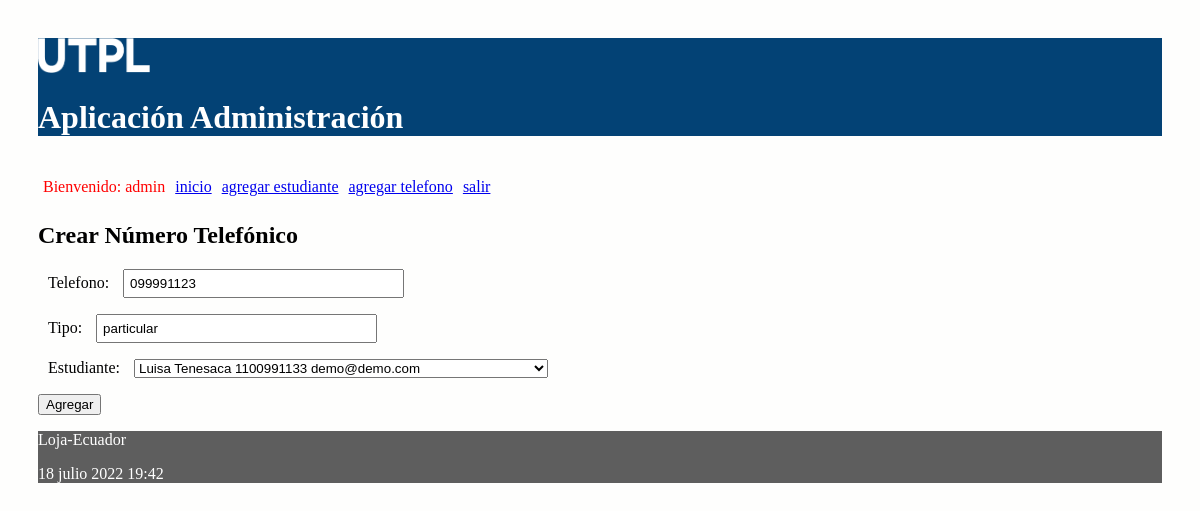
The app's page /editar/numero/telefonico/8 (signed in) with its own data.
### administrativo/models.py (models this page shows, shortened)
class NumeroTelefonico(models.Model):
    telefono = models.CharField(max_length=100)
    tipo = models.CharField(max_length=100)
    estudiante = models.ForeignKey(Estudiante, on_delete=models.CASCADE,
            related_name="numeros_telefonicos")

### administrativo/views.py (the view)
# urls.py: path('editar/numero/telefonico/<int:id>', views.editar_numero_telefonico,
def editar_numero_telefonico(request, id):
    telefono = NumeroTelefonico.objects.get(pk=id)
    if request.method=='POST':
        formulario = NumeroTelefonicoForm(request.POST, instance=telefono)
        print(formulario.errors)
        if formulario.is_valid():
            formulario.save()
            return redirect(index)
    else:
        formulario = NumeroTelefonicoForm(instance=telefono)
    diccionario = {'formulario': formulario}
    return render(request, 'crearNumeroTelefonico.html', diccionario)

### administrativo/forms.py
class NumeroTelefonicoForm(ModelForm):
    class Meta:
        model = NumeroTelefonico
        fields = ['telefono', 'tipo', 'estudiante']

### administrativo/models.py (called while the page is built)
    def __str__(self):
        return "%s %s %s %s" % (self.nombre,
                self.apellido,
                self.cedula,
                self.correo)

### administrativo/templates/crearNumeroTelefonico.html (shortened to what this page needs)
{% extends "master.html" %}
{% block content %}
<h2>Crear Número Telefónico</h3>
<form action="" method="post">
  {{formulario.as_p}}
  <p><input type='submit' value='Agregar'/></p>
</form>
{% endblock %}

### administrativo/templates/master.html (shortened to what this page needs)
<!DOCTYPE html>
<html>
  <head>
    {% load static %}
    <link rel="stylesheet" type="text/css" href="{% static 'css/estilos.css' %}">
    <link rel="stylesheet" type="text/css" href="https://cdn.datatables.net/1.10.25/css/jquery.dataTables.min.css">
  </head>
  <body>
    {% load socialaccount %}
    {% load account %}
  <header>
    <img src="{% static 'images/logo.png' %}" height="10%" width="10%" alt="My image">
    <h1>Aplicación Administración </h1>
    <nav class="top_menu">
      <ul>
        {% if user.is_authenticated %}
          <li> <span class="nombre_usuario"> Bienvenido: {{user.username}} </span></li>
        {% endif %}
        <li><a href="{% url 'index' %}">inicio</a></li>
        <li><a href="{% url 'crear_estudiante' %}">agregar estudiante</a></li>
        <li><a href="{% url 'crear_numero_telefonico' %}">agregar telefono</a></li>
        {% if user.is_authenticated %}
          <li><a href="{% url 'logout_view' %}">salir</a></li>
        {% else %}
          <li>[<a href="{% url 'login' %}">ingresar</a>]</li>
          <li>[<a href="{% provider_login_url 'github' %}">ingresar con GitHub</a>]</li>
        {% endif %}
      </ul>
    </nav>
  </header>
  <section>
      {% block content %}
      {% endblock %}
  </section>
    <footer>
      <p>Loja-Ecuador</p>
      <p>{% now "j F Y H:i" %}</p>
    </footer>
  </body>
</html>

### administrativo/static/css/estilos.css (style rules this page uses)
body { background: #FEFEFD; padding: 30px; }
header { background: #034275; color: #FFF; }
section { width: 100%; }
input[type=text], input[type=number] { width: 25%; padding: 5px 5px; box-sizing: border-box; }
label { padding: 12px 10px; }
.nombre_usuario { color: red; }
.top_menu ul { list-style:none; float:left; padding: 5px; width:95%; }
.top_menu ul li { float:left; margin-right:10px; margin-bottom:5px; text: #FFF; }
footer { background: #5E5E5E; color: #FFF; }

### records on screen
NumeroTelefonico: telefono "099991123", tipo "particular", estudiante "Luisa Tenesaca 1100991133 demo@demo.com"

### other values on screen
{{ user.username }} "admin"
